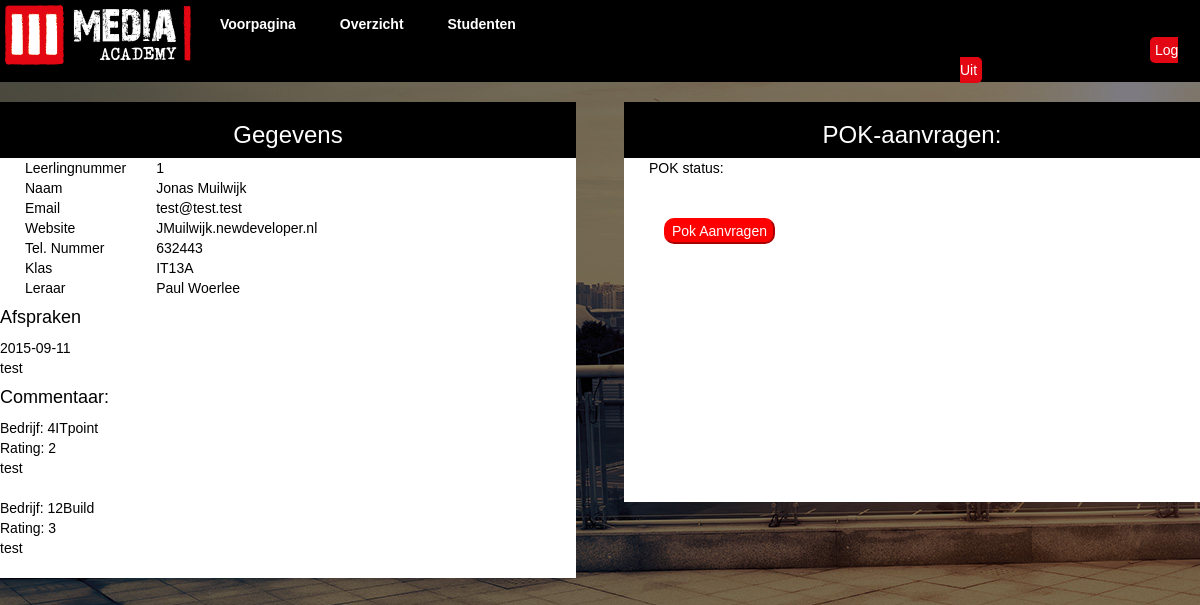
The page /studenten (signed in) on the database as committed earlier.
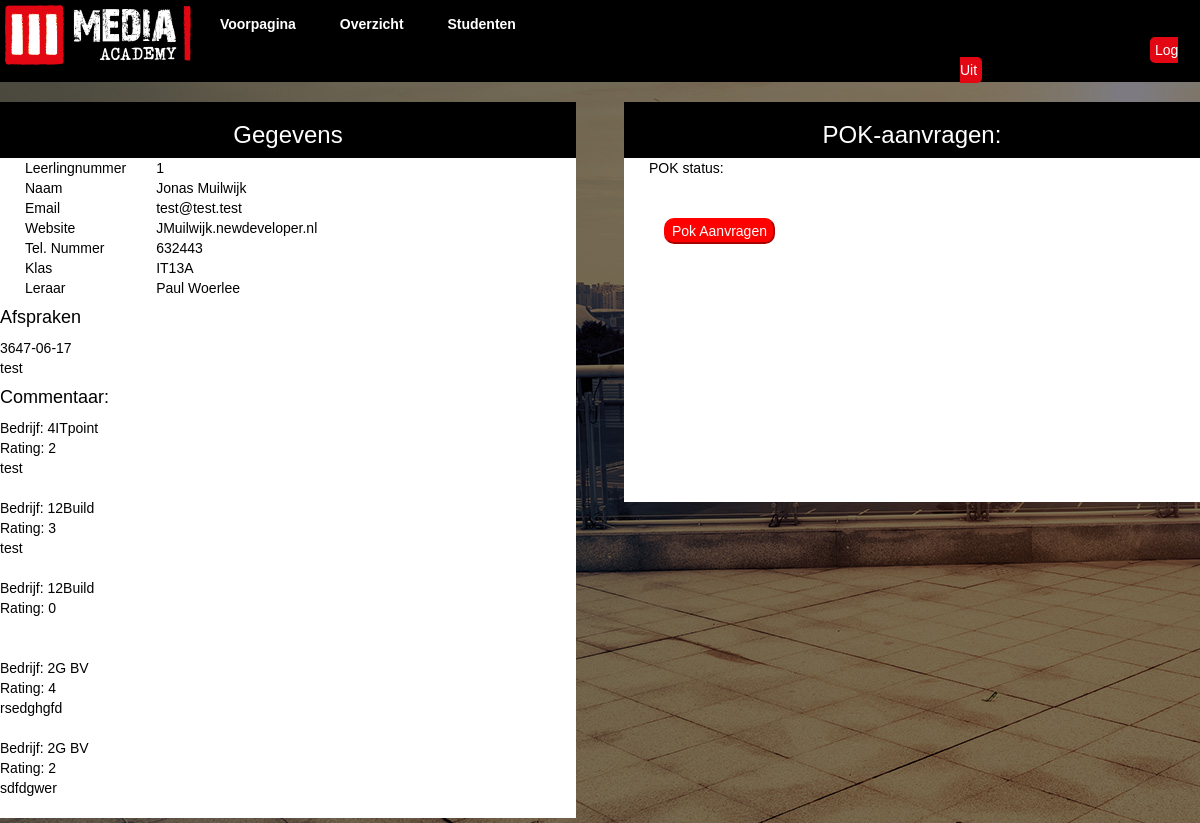
The same page on the database as committed later.
### tables this page shows
CREATE TABLE IF NOT EXISTS `calender` (
  `id` int(11) NOT NULL AUTO_INCREMENT,
  `timestamp` int(32) NOT NULL,
  `afspraak` varchar(500) NOT NULL,
  `leerlingnummer` int(11) NOT NULL,
  `leraren_id` int(11) NOT NULL,
  PRIMARY KEY (`id`)
);

CREATE TABLE IF NOT EXISTS `studenten` (
  `leerlingnummer` int(11) NOT NULL,
  `voornaam` varchar(25) NOT NULL,
  `achternaam` varchar(25) NOT NULL,
  `wachtwoord` varchar(256) NOT NULL,
  `email` varchar(30) NOT NULL,
  `geboortedatum` timestamp NOT NULL DEFAULT CURRENT_TIMESTAMP ON UPDATE CURRENT_TIMESTAMP,
  `telefoonnummer` int(11) NOT NULL,
  `klas` varchar(11) NOT NULL,
  `leraar_id` int(11) NOT NULL,
  PRIMARY KEY (`leerlingnummer`)
);

CREATE TABLE IF NOT EXISTS `bedrijven` (
  `bedrijf_id` int(11) NOT NULL AUTO_INCREMENT,
  `ref_nummer` int(11) NOT NULL,
  `soort` int(1) NOT NULL,
  `bedrijf_naam` varchar(25) NOT NULL,
  `Adres` varchar(50) NOT NULL,
  `Postcode` varchar(7) NOT NULL,
  `Plaats` varchar(50) NOT NULL,
  `Telefoonnummer` int(11) NOT NULL,
  `Website` varchar(50) NOT NULL,
  `Contactpersoon_telefoon` int(10) NOT NULL,
  `Contactpersoon_email` varchar(30) NOT NULL,
  `Praktijkbegeleider` varchar(30) NOT NULL,
  `Praktijkbegeleider_telefoon` int(10) NOT NULL,
  PRIMARY KEY (`bedrijf_id`)
);

CREATE TABLE IF NOT EXISTS `comments` (
  `comment_id` int(11) NOT NULL AUTO_INCREMENT,
  `bedrijf_id` int(11) NOT NULL,
  `leerlingnummer` int(11) NOT NULL,
  `comment` varchar(500) NOT NULL,
  `rating` int(1) NOT NULL,
  PRIMARY KEY (`comment_id`)
);

### controller/studenten.class.php (called while the page is built, shortened)
<?php
class Studenten extends Controller {
    public function __construct() {
        $this->view->script = 'studenten';
        $this->view->title = 'Studenten';
        $this->view->style = 'bootstrap';
        $this->view->altStyle = 'style1';
    }
    function index() {
        $studentInfo = $this->model->getStudentInfo($_SESSION['user_id']);
        $pokInfo = $this->model->getPokInfo($_SESSION['user_id']);
	$afspraak = $this->model->getAfspraak($_SESSION['user_id']);
	$this->view->afspraak = $afspraak;
        $this->view->pokInfo = $pokInfo;
        $this->view->studentInfo = $studentInfo;
        $this->view->render('studenten');
    }
}

### libs/ini.php (called while the page is built, shortened)
<?php
require 'libs/controller.php';
require 'libs/model.php';
$site = new Router();

### index.php (called while the page is built)
<?php
require 'libs/ini.php';

### libs/model.php (called while the page is built)
<?php
class Model{
    public function __construct(){
	$this->dbh = new Database();
    }
}

### model/studenten.model.php (called while the page is built, shortened)
<?php
class Studenten_Model extends Model{
    public function getStudentInfo($id){
	$sth = $this->dbh->prepare('SELECT * FROM studenten
									JOIN leraren ON studenten.leraar_id = leraren.id
									JOIN comments ON comments.leerlingnummer = studenten.leerlingnummer
									JOIN bedrijven ON comments.bedrijf_id = bedrijven.bedrijf_id
									WHERE studenten.leerlingnummer = "' . $id . '"');
	$sth->execute();
	return $sth->fetchall();
    }
    public function getAfspraak($id){
	$sth = $this->dbh->prepare('SELECT * FROM calender WHERE leerlingnummer = "' . $id . '"');
	$sth->execute();
	return $sth->fetchall();
    }
}

### libs/controller.php (called while the page is built, shortened)
<?php
class Controller {
    public function loadmodel($name) {
        $path = 'model/' . $name . '.model.php';
        if (file_exists($path)) {
            $this->model = new $modelname;
        }
    }
}

### view/content/studenten.php (the view)
<div id="wrap">
    <?php
    $studentInfo = $this->studentInfo[0];
    ?>
    <div id="gegevens">
        <div id="kopje"><h3>Gegevens</h3></div>
        <table class='haai'>
            <tr>
                <td>
                    Leerlingnummer
                </td>
                <td>
		    <?php
		    echo $studentInfo["leerlingnummer"];
		    ?>
                </td>
            </tr>
            <tr>
                <td>
                    Naam
                </td>
                <td>
		    <?php
		    echo $studentInfo["voornaam"] . " " . $studentInfo["achternaam"];
		    ?>
                </td>
            </tr>
            <tr>
                <td>
                    Email
                </td>
                <td>
		    <?php
		    echo $studentInfo["email"];
		    ?>
                </td>
            </tr>
	    <tr>
                <td>
                    Website
                </td>
                <td>
                    <a href='http://<?php echo $studentInfo["voornaam"][0] . $studentInfo["achternaam"]; ?>.newdeveloper.nl' target='_blank'><?php echo $studentInfo["voornaam"][0] . $studentInfo["achternaam"]; ?>.newdeveloper.nl</a><br>
                </td>
            </tr>
            <tr>
                <td>
                    Tel. Nummer
                </td>
                <td>
		    <?php
		    echo $studentInfo["telefoonnummer"];
		    ?>
                </td>
            </tr>
            <tr>
                <td>
                    Klas
                </td>
                <td>
		    <?php
		    echo $studentInfo["klas"];
		    ?>
                </td>
            </tr>
            <tr>
                <td>
                    Leraar
                </td>
                <td>
		    <?php
		    echo $studentInfo["leraar_voornaam"] . " " . $studentInfo["leraar_achternaam"];
		    ?>
                </td>
            </tr>
        </table>
	<h4>
	    Afspraken
	</h4>
	<?php
	foreach($this->afspraak as $afspraak){
	    echo date('Y-m-d', strtotime($afspraak['timestamp'])) . "<br>";
	    echo $afspraak['afspraak'];
	}
	?>
	<h4>
	    Commentaar:
	</h4>
	<?php
	foreach($this->studentInfo as $comment){
	    echo 'Bedrijf: ' . $comment['bedrijf_naam'] .
	    '<br>Rating: ' . $comment['rating'] .
	    '<br />' . $comment['comment'] . '<br /><br />';
	}
	?>
    </div>
    <div id="pokAanvragen">
        <div id="pok1">
	    <h3>POK-aanvragen:</h3><br /></div>
        <div id="pokka">
	    <p>POK status:</p><br>
	    <?php
	    if(isset($this->pokInfo[0])){
		foreach($this->pokInfo as $pokInfo){
		    $pokInfo = $this->pokInfo[0];
		    echo
		    "Bedrijf: " . $pokInfo["bedrijfNaam"] . "<br />
		    Status:
		    <div class='demo-wrapper html5-progress-bar'>
				<div class='progress-bar-wrapper'>
					<progress id='progressbar' value='" . (($pokInfo['pokStatus'] * 25) + 25) . "' max='100'></progress>
				</div>
			</div>" .
		    "<br>" .
		    "<a href='" . URL . "studenten/pokAnnuleren'>Pok Aanvraag Annuleren</a>";
		}
	    }else{
		echo"
		    <a href='" . URL . "pok'><button>Pok Aanvragen</button></a>";
	    }
	    ?>
	</div>
    </div>
</div>

Rows that differ between the two databases and show on the page:
now on one of the page's lists (row unchanged): studenten: bedrijven.bedrijf_naam "12Build", comments.rating "0", bedrijven.bedrijf_naam "2G BV", comments.rating "4", comments.comment "rsedghgfd", comments.rating "2", comments.comment "sdfdgwer"
changed calender "test": timestamp "2015-09-11" → "3647-06-17"
